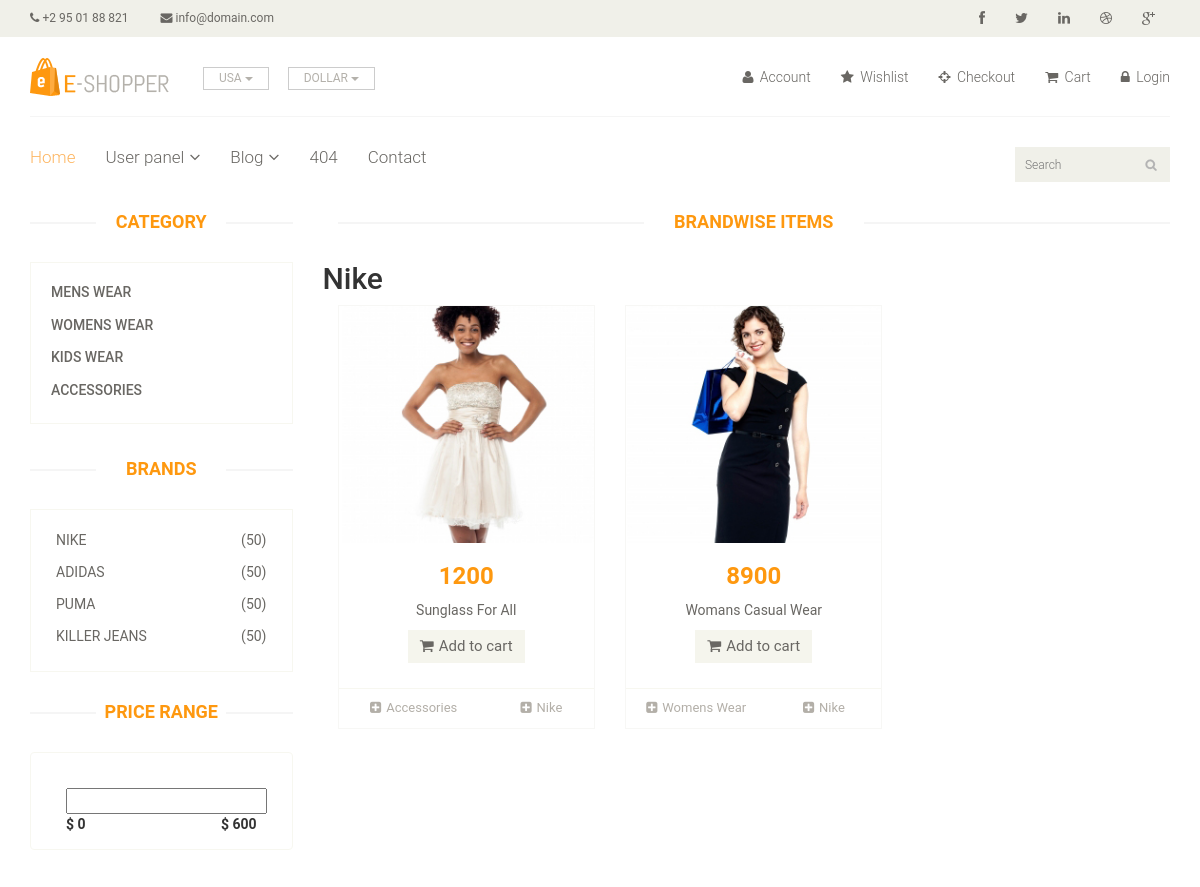
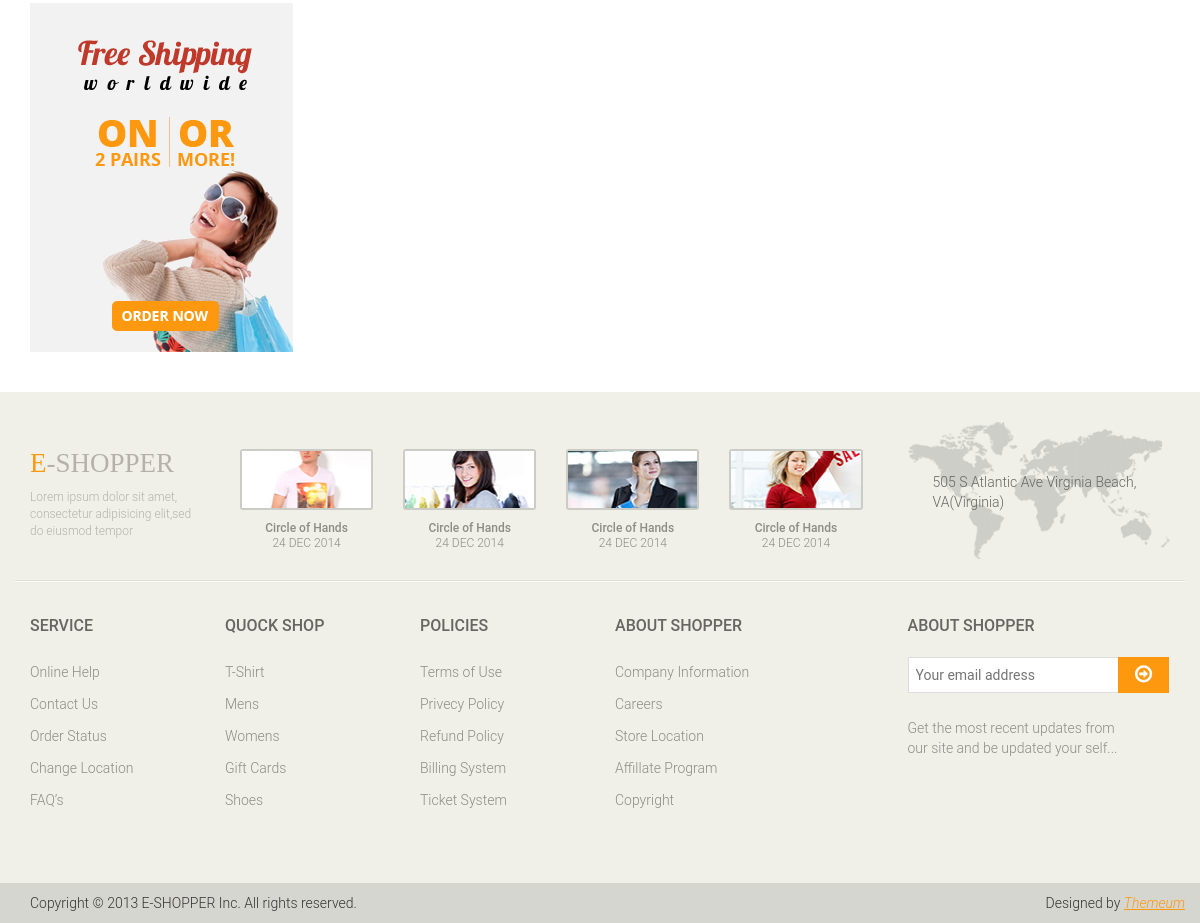
The app's page /project/brand-wise-product.php?brid=1 with its own data (2 pictures, top to bottom).
### tables this page shows
CREATE TABLE IF NOT EXISTS `categories` (
`ca_id` int(11) NOT NULL,
  `ca_name` varchar(100) NOT NULL,
  `ca_time` timestamp NOT NULL DEFAULT CURRENT_TIMESTAMP ON UPDATE CURRENT_TIMESTAMP
);

CREATE TABLE IF NOT EXISTS `brands` (
`br_id` int(11) NOT NULL,
  `br_name` varchar(100) NOT NULL,
  `br_time` timestamp NOT NULL DEFAULT CURRENT_TIMESTAMP ON UPDATE CURRENT_TIMESTAMP
);

CREATE TABLE IF NOT EXISTS `products` (
`pro_id` int(11) NOT NULL,
  `pro_name` varchar(100) DEFAULT NULL,
  `pro_price` decimal(8,2) DEFAULT NULL,
  `pro_discount` tinyint(4) DEFAULT NULL,
  `pro_description` longtext,
  `pro_caid` int(11) DEFAULT NULL,
  `pro_brid` int(11) DEFAULT NULL,
  `pro_path` text,
  `pro_time` timestamp NOT NULL DEFAULT CURRENT_TIMESTAMP ON UPDATE CURRENT_TIMESTAMP
);

### project/brand-wise-product.php (the view, shortened to what this page needs)
<?php
	require_once 'header.php';
?>
	<section>
		<div class="container">
			<div class="row">
				<div class="col-sm-3">
					<?php
					require_once 'sidebar.php';
					?>
				</div>
				<div class="col-sm-9 padding-right">
					<div class="features_items">
						<h2 class="title text-center">Brandwise Items</h2>
<?php
	$branditem=$_GET['brid'];
	$str_brand="select br_name from brands where br_id= '$branditem' ";
	$result=mysqli_query($conn,$str_brand) or die(mysqli_error($conn));
	$result_brand= mysqli_fetch_assoc($result);
	echo "<h2>".$result_brand['br_name']."</h2>";
	$str = "select pro_id,pro_name,pro_price,pro_discount,pro_description,pro_path,br_name,ca_name  from brands,categories,products where br_id=pro_brid and ca_id=pro_caid and pro_brid= $branditem order by pro_id desc";
	$res = mysqli_query($conn,$str) or die(mysqli_error($conn));
	if($res->num_rows > 0):
	while($ans = $res->fetch_array(MYSQLI_ASSOC)):
?>
	<div class="col-sm-4">
		<div class="product-image-wrapper">
			<div class="single-products">
					<div class="productinfo text-center">
						<img src="<?php echo $ans['pro_path'];?>" alt="" />
						<h2><?php echo round($ans['pro_price']);?></h2>
						<p><?php echo $ans['pro_name'];?></p>
						<a href="#" class="btn btn-default add-to-cart"><i class="fa fa-shopping-cart"></i>Add to cart</a>
					</div>
					<div class="product-overlay">
						<div class="overlay-content">
						</div>
					</div>
			</div>
			<div class="choose">
				<ul class="nav nav-pills nav-justified">
					<li><a href="#"><i class="fa fa-plus-square"></i><?php echo $ans['ca_name'];?></a></li>
					<li><a href="#"><i class="fa fa-plus-square"></i><?php echo $ans['br_name'];?></a></li>
				</ul>
			</div>
		</div>
	</div>
<?php
	endwhile;
	endif;
?>
					</div>
				</div>
			</div>
		</div>
	</section>
<?php
	require_once 'footer.php';
?>

### project/sidebar.php
<div class="left-sidebar">
						<h2>Category</h2>
						<div class="panel-group category-products" id="accordian">
							<?php
								$str="select ca_id,ca_name from categories";
								$res=mysqli_query($conn,$str) or die(mysqli_error($conn));
								if($res->num_rows>0):
									while ($ans=$res->fetch_array(MYSQLI_ASSOC)) :
							?>
							<div class="panel panel-default">
									<div class="panel-heading">
										<h4 class="panel-title"><a href="category-wise-product.php?catid=<?php echo $ans['ca_id']?> ">
											<?php
												echo($ans['ca_name']);
											?>
										</a></h4>
									</div>
								</div>
								<?php
								endwhile;
								endif;
							?>
						</div>
						<div class="brands_products">
							<h2>Brands</h2>
							<div class="brands-name">
								<ul class="nav nav-pills nav-stacked">
									<?php
										$str="select br_id,br_name from brands";
										$res=mysqli_query($conn,$str) or die(mysqli_error($conn));
										if($res->num_rows>0):
											while ($ans=$res->fetch_array(MYSQLI_ASSOC)) :
									?>
										<li><a href="brand-wise-product.php?brid=<?php echo $ans['br_id']?>"> <span class="pull-right">(50)</span>
												<?php
													echo $ans['br_name'];
												?>
											</a>
										</li>
									<?php
										endwhile;
										endif;
									?>
								</ul>
							</div>
						</div>
						<div class="price-range">
							<h2>Price Range</h2>
							<div class="well text-center">
								 <input type="text" class="span2" value="" data-slider-min="0" data-slider-max="600" data-slider-step="5" data-slider-value="[250,450]" id="sl2" ><br />
								 <b class="pull-left">$ 0</b> <b class="pull-right">$ 600</b>
							</div>
						</div>
						<div class="shipping text-center">
							<img src="images/home/shipping.jpg" alt="" />
						</div>
</div>

### project/css/main.css (style rules this page uses)
ul li { list-style: none; }
a { -webkit-transition: 300ms; -moz-transition: 300ms; -o-transition: 300ms; transition: 300ms; }
h1, h2, h3, h4, h5, h6 { font-family: 'Roboto', sans-serif; }
.category-products { border: 1px solid #F7F7F0; margin-bottom: 35px; padding-bottom: 20px; padding-top: 15px; }
.left-sidebar h2, .brands_products h2 { color: #FE980F; font-family: 'Roboto', sans-serif; font-size: 18px; font-weight: 700; margin: 0 auto 30px; text-align: center; text-transform: uppercase; position: relative; z-index:3; }
.left-sidebar h2:after, h2.title:after { content: " "; position: absolute; border: 1px solid #f5f5f5; bottom:8px; left: 0; width: 100%; height: 0; z-index: -2; }
.left-sidebar h2:before { content: " "; position: absolute; background: #fff; bottom: -6px; width: 130px; height: 30px; z-index: -1; left: 50%; margin-left: -65px; }
h2.title:before { content: " "; position: absolute; background: #fff; bottom: -6px; width: 220px; height: 30px; z-index: -1; left: 50%; margin-left: -110px; }
.category-products .panel { background-color: #FFFFFF; border: 0px; border-radius: 0px; box-shadow:none; margin-bottom: 0px; }
.category-products .panel-default .panel-heading { background-color: #FFFFFF; border: 0 none; color: #FFFFFF; padding: 5px 20px; }
.category-products .panel-default .panel-heading .panel-title a { color: #696763; font-family: 'Roboto', sans-serif; font-size: 14px; text-decoration: none; text-transform: uppercase; }
.brands-name { border: 1px solid #F7F7F0; padding-bottom: 20px; padding-top: 15px; }
.brands-name .nav-stacked li a { background-color: #FFFFFF; color: #696763; font-family: 'Roboto', sans-serif; font-size: 14px; padding: 5px 25px; text-decoration: none; text-transform: uppercase; }
.shipping { background-color: #F2F2F2; margin-top: 40px; overflow: hidden; padding-top: 20px; padding- bottom: 20px; margin-bottom: 40px; position: relative; }
.price-range { margin-top:30px; }
.well { background-color: #FFFFFF; border: 1px solid #F7F7F0; border-radius: 4px; box-shadow: none; margin-bottom: 20px; min-height: 20px; padding: 35px; }
.padding-right { padding-right: 0; }
.features_items { overflow:hidden; }
h2.title { color: #FE980F; font-family: 'Roboto', sans-serif; font-size: 18px; font-weight: 700; margin: 0 15px; text-transform: uppercase; margin-bottom: 30px; position: relative; }
.product-image-wrapper { border:1px solid #F7F7F5; overflow: hidden; margin-bottom:30px; }
.single-products { position: relative; }
.productinfo h2 { color: #FE980F; font-family: 'Roboto', sans-serif; font-size: 24px; font-weight: 700; }
.productinfo p { font-family: 'Roboto', sans-serif; font-size: 14px; font-weight: 400; color: #696763; }
.productinfo img { width: 100%; }
.productinfo { position:relative; }
.product-overlay { background:#FE980F; top: 0; display: none; height: 0; position: absolute; transition: height 500ms ease 0s; width: 100%; display: block; opacity:; }
.product-overlay .overlay-content { bottom: 0; position: absolute; bottom: 0; text-align: center; width: 100%; }
.add-to-cart { background:#F5F5ED; border: 0 none; border-radius: 0; color: #696763; font-family: 'Roboto', sans-serif; font-size: 15px; margin-bottom: 25px; }
.add-to-cart i { margin-right:5px; }
.choose { border-top: 1px solid #F7F7F0; }
.choose ul li a { color: #B3AFA8; font-family: 'Roboto', sans-serif; font-size: 13px; padding-left: 0; padding-right: 0; }
.choose ul li a i { margin-right:5px; }

### records on screen
categories: ca_name "MENS WEAR"
categories: ca_name "WOMENS WEAR"
categories: ca_name "KIDS WEAR"
categories: ca_name "ACCESSORIES"
brands: br_name "NIKE", br_name "Nike", products.pro_path (picture), products.pro_price "1200", products.pro_name "Sunglass For All", categories.ca_name "Accessories", products.pro_price "8900", products.pro_name "Womans Casual Wear", categories.ca_name "Womens Wear"
brands: br_name "ADIDAS"
brands: br_name "PUMA"
brands: br_name "KILLER JEANS"
